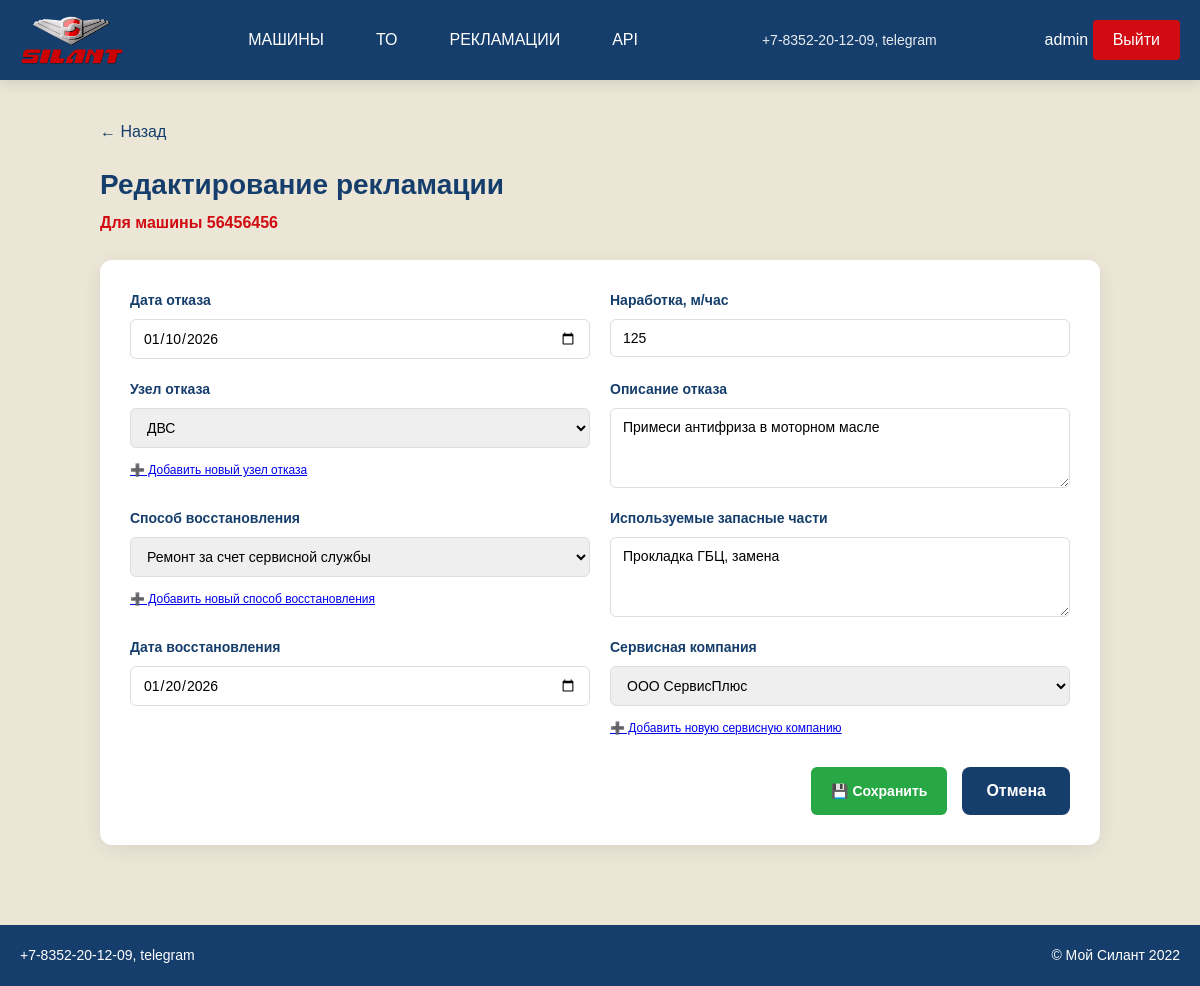
The page /complaint/2/edit/ (signed in) on the database its author committed.
### accounts/models.py (models this page shows, shortened)
class User(AbstractUser):
    ROLE_CHOICES = (
        ('client', 'Клиент'),
        ('service', 'Сервисная организация'),
        ('manager', 'Менеджер'),
    )
    role = models.CharField('Роль', max_length=20, choices=ROLE_CHOICES, blank=True)
    phone = models.CharField('Телефон', max_length=20, blank=True)
    company_name = models.CharField('Название организации', max_length=200, blank=True)
    class Meta:
        verbose_name = 'Пользователь'
        verbose_name_plural = 'Пользователи'

### machines/models.py (models this page shows, shortened)
class Machine(models.Model):
    factory_number = models.CharField('Зав. № машины', max_length=50, unique=True)
    technique_model = models.ForeignKey(TechniqueModel, on_delete=models.CASCADE, verbose_name='Модель техники')
    engine_model = models.ForeignKey(EngineModel, on_delete=models.CASCADE, verbose_name='Модель двигателя')
    engine_number = models.CharField('Зав. № двигателя', max_length=50)
    transmission_model = models.ForeignKey(TransmissionModel, on_delete=models.CASCADE,
                                           verbose_name='Модель трансмиссии')
    transmission_number = models.CharField('Зав. № трансмиссии', max_length=50)
    drive_axle_model = models.ForeignKey(DriveAxleModel, on_delete=models.CASCADE, verbose_name='Модель ведущего моста')
    drive_axle_number = models.CharField('Зав. № ведущего моста', max_length=50)
    steer_axle_model = models.ForeignKey(SteerAxleModel, on_delete=models.CASCADE,
                                         verbose_name='Модель управляемого моста')
    steer_axle_number = models.CharField('Зав. № управляемого моста', max_length=50)
    supply_contract = models.CharField('Договор поставки №, дата', max_length=100)
    shipping_date = models.DateField('Дата отгрузки с завода')
    consignee = models.CharField('Грузополучатель (конечный потребитель)', max_length=200)
    delivery_address = models.TextField('Адрес поставки (эксплуатации)')
    equipment = models.TextField('Комплектация (доп. опции)', blank=True)
    client = models.ForeignKey(
        settings.AUTH_USER_MODEL,
        on_delete=models.CASCADE,
        related_name='machines_as_client',
        verbose_name='Клиент',
        limit_choices_to={'role': 'client'}
    )
    service_company = models.ForeignKey(
        ServiceCompany,
        on_delete=models.CASCADE,
        verbose_name='Сервисная компания'
    )
    class Meta:
        verbose_name = 'Машина'
        verbose_name_plural = 'Машины'
        ordering = ['-shipping_date']

### complaints/models.py (models this page shows, shortened)
class Complaint(models.Model):
    failure_date = models.DateField('Дата отказа')
    operating_hours = models.PositiveIntegerField('Наработка, м/час')
    failure_node = models.ForeignKey(FailureNode, on_delete=models.CASCADE, verbose_name='Узел отказа')
    failure_description = models.TextField('Описание отказа')
    repair_method = models.ForeignKey(RepairMethod, on_delete=models.CASCADE, verbose_name='Способ восстановления')
    used_parts = models.TextField('Используемые запасные части', blank=True)
    recovery_date = models.DateField('Дата восстановления')
    machine = models.ForeignKey(Machine, on_delete=models.CASCADE, related_name='complaints', verbose_name='Машина')
    service_company = models.ForeignKey(ServiceCompany, on_delete=models.CASCADE, verbose_name='Сервисная компания')
    class Meta:
        verbose_name = 'Рекламация'
        verbose_name_plural = 'Рекламации'
        ordering = ['-failure_date']

### complaints/views.py (the view, shortened to what this page needs)
# urls.py: path('complaint/<int:pk>/edit/', ComplaintUpdateView.as_view(), name='complaint_edit'),
class ComplaintUpdateView(LoginRequiredMixin, UserPassesTestMixin, UpdateView):
    model = Complaint
    form_class = ComplaintForm
    template_name = 'complaints/complaint_form.html'
    def test_func(self):
        user = self.request.user
        complaint = self.get_object()
        is_service = user.groups.filter(name='Сервисная организация').exists()
        is_manager = user.is_superuser or user.groups.filter(name='Менеджер').exists()
        if is_manager:
            return True
        if is_service:
            return complaint.service_company.name == user.company_name
        return False
    def get_context_data(self, **kwargs):
        context = super().get_context_data(**kwargs)
        context['machine'] = self.get_object().machine
        return context
    def get_form_kwargs(self):
        kwargs = super().get_form_kwargs()
        kwargs['user'] = self.request.user
        return kwargs
    def get_initial(self):
        initial = super().get_initial()
        obj = self.get_object()
        if obj.failure_date:
            initial['failure_date'] = obj.failure_date.strftime('%Y-%m-%d')
        if obj.recovery_date:
            initial['recovery_date'] = obj.recovery_date.strftime('%Y-%m-%d')
        return initial

### reference_books/models.py (called while the page is built)
    def __str__(self):
        return self.name

### templates/complaints/complaint_form.html (shortened to what this page needs)
{% extends 'base.html' %}
{% load static %}
{% block content %}
<div class="form-page">
    <div class="breadcrumb">
        <a href="javascript:history.back()">← Назад</a>
    </div>
    <div class="form-header">
        <h1>{% if form.instance.pk %}Редактирование рекламации{% else %}Добавление рекламации{% endif %}</h1>
        <p class="subtitle">Для машины {{ machine.factory_number }}</p>
    </div>
    <div class="form-card">
        <form method="post" class="main-form">
            <div class="form-grid">
                {% for field in form %}
                <div class="form-group">
                    <label for="{{ field.id_for_label }}">{{ field.label }}</label>
                    {{ field }}
                    {% if field.help_text %}
                    <div class="help-text">{{ field.help_text|safe }}</div>
                    {% endif %}
                </div>
                {% endfor %}
            </div>
            <div class="form-buttons">
                <button type="submit" class="btn-save">💾 Сохранить</button>
                <a href="{% url 'machine_detail' machine.pk %}" class="btn-cancel">Отмена</a>
            </div>
        </form>
    </div>
</div>
{% endblock %}

### templates/base.html (shortened to what this page needs)
<!DOCTYPE html>
<html lang="ru">
<head>
    {% load static %}
    <link rel="stylesheet" href="{% static 'css/style.css' %}">
    <link rel="stylesheet" href="{% static 'css/responsive.css' %}">
</head>
<body>
    <header>
        <div class="container header-container">
            <div class="logo">
                <a href="{% url 'home' %}" class="logo-link">
                    <img src="{% static 'images/logo.png' %}" alt="Силант" height="50">
                </a>
            </div>
            {% if user.is_authenticated %}
            <div class="nav-links">
                <a href="{% url 'machine_list' %}">МАШИНЫ</a>
                <a href="{% url 'maintenance_list' %}">ТО</a>
                <a href="{% url 'complaint_list' %}">РЕКЛАМАЦИИ</a>
                <a href="/api/">API</a>
            </div>
            {% endif %}
            <div class="contacts">
                +7-8352-20-12-09, telegram
            </div>
            <div class="auth">
                {% if user.is_authenticated %}
                    {{ user.username }}
                    <a href="{% url 'account_logout' %}">Выйти</a>
                {% else %}
                    <a href="{% url 'account_login' %}">Авторизация</a>
                {% endif %}
            </div>
        </div>
    </header>
    <main>
        <div class="container">
            {% block content %}{% endblock %}
        </div>
    </main>
    <footer>
        <div class="container footer-container">
            <div>+7-8352-20-12-09, telegram</div>
            <div>© Мой Силант 2022</div>
        </div>
    </footer>
</body>
</html>

### static/css/responsive.css (style rules this page uses)
@media (max-width: 1366px) { .container { max-width: 1200px; } }

### static/css/base.css (style rules this page uses)
* { margin: 0; padding: 0; box-sizing: border-box; font-family: 'PT Astra Sans', 'PT Sans', sans-serif; }
:root { --primary: #163E6C; --primary-dark: #0f2e4d; --secondary: #D20A11; --secondary-dark: #a0080d; --bg-light: #EBE6D6; --bg-white: #FFFFFF; --text-dark: #333333; --text-gray: #666666; --border: #DDDDDD; --shadow: 0 2px 10px rgba(0, 0, 0, 0.05); --shadow-lg: 0 4px 20px rgba(0, 0, 0, 0.08); --radius: 12px; --radius-sm: 6px; }
body { background-color: var(--bg-light); min-height: 100vh; display: flex; flex-direction: column; color: var(--text-dark); line-height: 1.5; }
.container { width: 100%; max-width: 1400px; margin: 0 auto; padding: 0 20px; }
main { flex: 1; padding: 40px 0; }
footer { background-color: var(--primary); color: var(--bg-white); padding: 20px 0; margin-top: 40px; text-align: center; font-size: 14px; }
.footer-container { display: flex; justify-content: space-between; align-items: center; flex-wrap: wrap; gap: 15px; }
.breadcrumb { margin-bottom: 20px; }
.breadcrumb a { color: var(--primary); text-decoration: none; font-weight: 500; }
.help-text { font-size: 12px; color: var(--text-gray); margin-top: 5px; }

### static/css/header.css (style rules this page uses)
header { background-color: var(--primary); color: var(--bg-white); padding: 15px 0; box-shadow: 0 4px 12px rgba(0, 0, 0, 0.1); position: sticky; top: 0; z-index: 100; }
.header-container { display: flex; justify-content: space-between; align-items: center; flex-wrap: wrap; gap: 15px; }
.logo { font-size: 24px; font-weight: 700; letter-spacing: 1px; }
.logo img { max-height: 50px; vertical-align: middle; }
.nav-links { display: flex; gap: 20px; }
.nav-links a { color: var(--bg-white); text-decoration: none; font-size: 16px; font-weight: 500; padding: 8px 16px; border-radius: 4px; transition: all 0.3s ease; }
.contacts { font-size: 14px; opacity: 0.9; }
.auth a { color: var(--bg-white); text-decoration: none; background-color: var(--secondary); padding: 8px 20px; border-radius: 4px; transition: all 0.3s ease; display: inline-block; }

### static/css/forms.css (style rules this page uses)
.form-page { max-width: 1000px; margin: 0 auto; }
.form-header { margin-bottom: 25px; }
.form-header h1 { font-size: 28px; color: var(--primary); margin-bottom: 5px; }
.form-header .subtitle { color: var(--secondary); font-weight: 600; }
.form-card { background: var(--bg-white); border-radius: var(--radius); padding: 30px; box-shadow: var(--shadow-lg); }
.form-grid { display: grid; grid-template-columns: repeat(auto-fit, minmax(350px, 1fr)); gap: 20px; }
.form-group { display: flex; flex-direction: column; gap: 8px; }
.form-group label { font-weight: 600; color: var(--primary); font-size: 14px; }
.form-group input, .form-group select, .form-group textarea { padding: 10px 12px; border: 1px solid var(--border); border-radius: var(--radius-sm); font-size: 14px; font-family: inherit; transition: all 0.3s ease; }
.form-group textarea { resize: vertical; min-height: 80px; }
.form-buttons { display: flex; gap: 15px; margin-top: 30px; justify-content: flex-end; flex-wrap: wrap; }

### static/css/components.css (style rules this page uses)
.btn, .btn-filter, .btn-reset, .btn-add-machine, .btn-edit, .btn-delete, .btn-add-maintenance, .btn-add-complaint, .btn-save, .btn-cancel { display: inline-block; padding: 10px 20px; border-radius: var(--radius-sm); text-decoration: none; font-weight: 600; transition: all 0.3s ease; border: none; cursor: pointer; font-size: 14px; }
.btn-save { background-color: #28a745; color: var(--bg-white); }
.btn-cancel { background-color: var(--secondary); color: var(--bg-white); }
.btn-cancel { background-color: #163E6C; color: white; text-decoration: none; padding: 12px 24px; border-radius: 8px; font-size: 16px; font-weight: 600; transition: all 0.3s ease; display: inline-block; }

### rows shown on the page
User: username "admin"
Machine: factory_number "56456456"
Complaint: form "01/10/2026" "125" "ДВС" "Примеси антифриза в моторном масле" "Ремонт за счет сервисной службы" "Прокладка ГБЦ, замена" "01/20/2026" "ООО СервисПлюс"

### other values the page prints
{{ field.label }} "Дата отказа" "Наработка, м/час" "Узел отказа" "Описание отказа" "Способ восстановления" "Используемые запасные части" "Дата восстановления" "Сервисная компания"
{{ field.help_text|safe }} "➕ Добавить новый узел отказа" "➕ Добавить новый способ восстановления" "➕ Добавить новую сервисную компанию"
